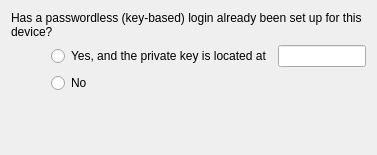
<?xml version="1.0" encoding="UTF-8"?>
<ui version="4.0">
 <class>MaemoDeviceConfigWizardCheckPreviousKeySetupPage</class>
 <widget class="QWizardPage" name="MaemoDeviceConfigWizardCheckPreviousKeySetupPage">
  <property name="geometry">
   <rect>
    <x>0</x>
    <y>0</y>
    <width>377</width>
    <height>155</height>
   </rect>
  </property>
  <property name="windowTitle">
   <string>WizardPage</string>
  </property>
  <layout class="QVBoxLayout" name="verticalLayout_2">
   <item>
    <widget class="QLabel" name="questionLabel">
     <property name="text">
      <string>Has a passwordless (key-based) login already been set up for this device?</string>
     </property>
     <property name="wordWrap">
      <bool>true</bool>
     </property>
    </widget>
   </item>
   <item>
    <layout class="QHBoxLayout" name="horizontalLayout_2">
     <item>
      <spacer name="horizontalSpacer">
       <property name="orientation">
        <enum>Qt::Horizontal</enum>
       </property>
       <property name="sizeType">
        <enum>QSizePolicy::Fixed</enum>
       </property>
       <property name="sizeHint" stdset="0">
        <size>
         <width>40</width>
         <height>20</height>
        </size>
       </property>
      </spacer>
     </item>
     <item>
      <layout class="QVBoxLayout" name="verticalLayout">
       <item>
        <layout class="QHBoxLayout" name="horizontalLayout">
         <item>
          <widget class="QRadioButton" name="keyWasSetUpButton">
           <property name="text">
            <string>Yes, and the private key is located at</string>
           </property>
          </widget>
         </item>
         <item>
          <widget class="QLineEdit" name="privateKeyFilePathLineEdit"/>
         </item>
        </layout>
       </item>
       <item>
        <widget class="QRadioButton" name="keyWasNotSetUpButton">
         <property name="text">
          <string>No</string>
         </property>
        </widget>
       </item>
      </layout>
     </item>
    </layout>
   </item>
   <item>
    <spacer name="verticalSpacer">
     <property name="orientation">
      <enum>Qt::Vertical</enum>
     </property>
     <property name="sizeHint" stdset="0">
      <size>
       <width>20</width>
       <height>44</height>
      </size>
     </property>
    </spacer>
   </item>
  </layout>
 </widget>
 <resources/>
 <connections/>
</ui>
